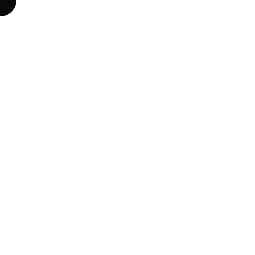
Frame 1 (no input)
Frame 60 (the mouse pressed at the canvas centre just before this capture): identical to frame 1, image omitted
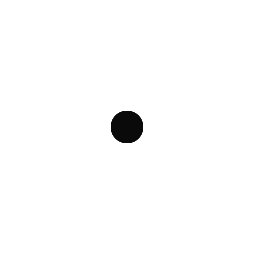
Frame 120 (the mouse held since frame 60 and released just before this capture)

The Processing sketch that drew these frames (run headless with seeded random() and noise(); from frame 60 on, the mouse is pressed at the canvas centre):

// Processing sketch: Snakes
// ── Snakes.pde
//declare arrays for x and y positions 
int[] xpos = new int[50];
int[] ypos = new int[50];

void setup() {
  size(255,255);
  
  //initialize all array elements at 0
  for (int i = 0; i < xpos.length; i++) {
    xpos[i] = 0;
    ypos[i] = 0;
  }
}

void draw() {
  background(255);
  
  //shift array values over 1
  //stop at next to last element 
  for (int i = 0; i < xpos.length - 1; i++) {
    xpos[i] = xpos[i + 1];
    ypos[i] = ypos[i + 1];
  }
  
  //set x and y positions to last mouse location
  xpos[xpos.length - 1] = mouseX;
  ypos[ypos.length - 1] = mouseY;

  //draw
  for (int i = 0; i < xpos.length; i++) {
    noStroke();
    fill(255 - i*5);
    ellipse(xpos[i], ypos[i], 32, 32);
  }
}
